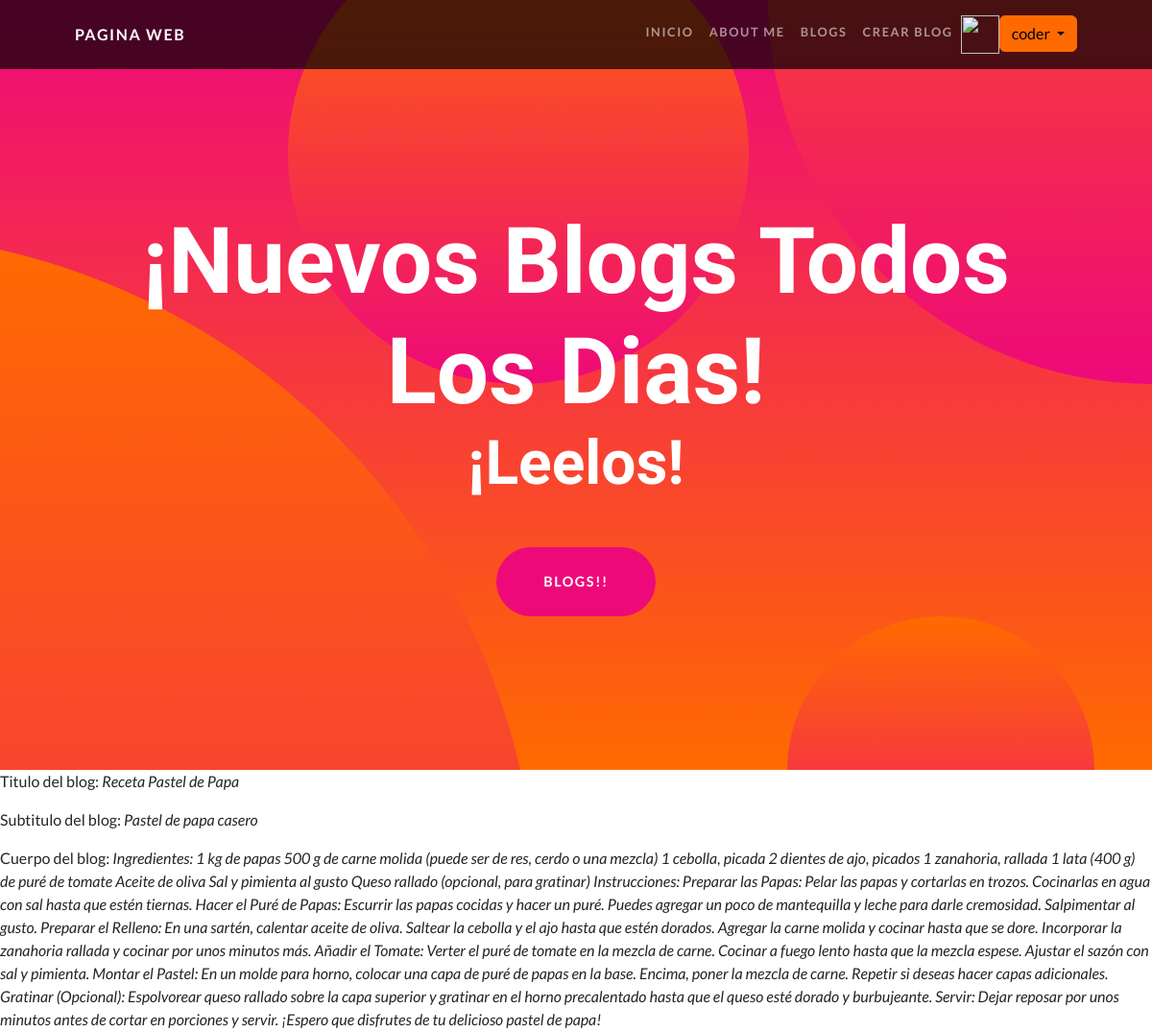
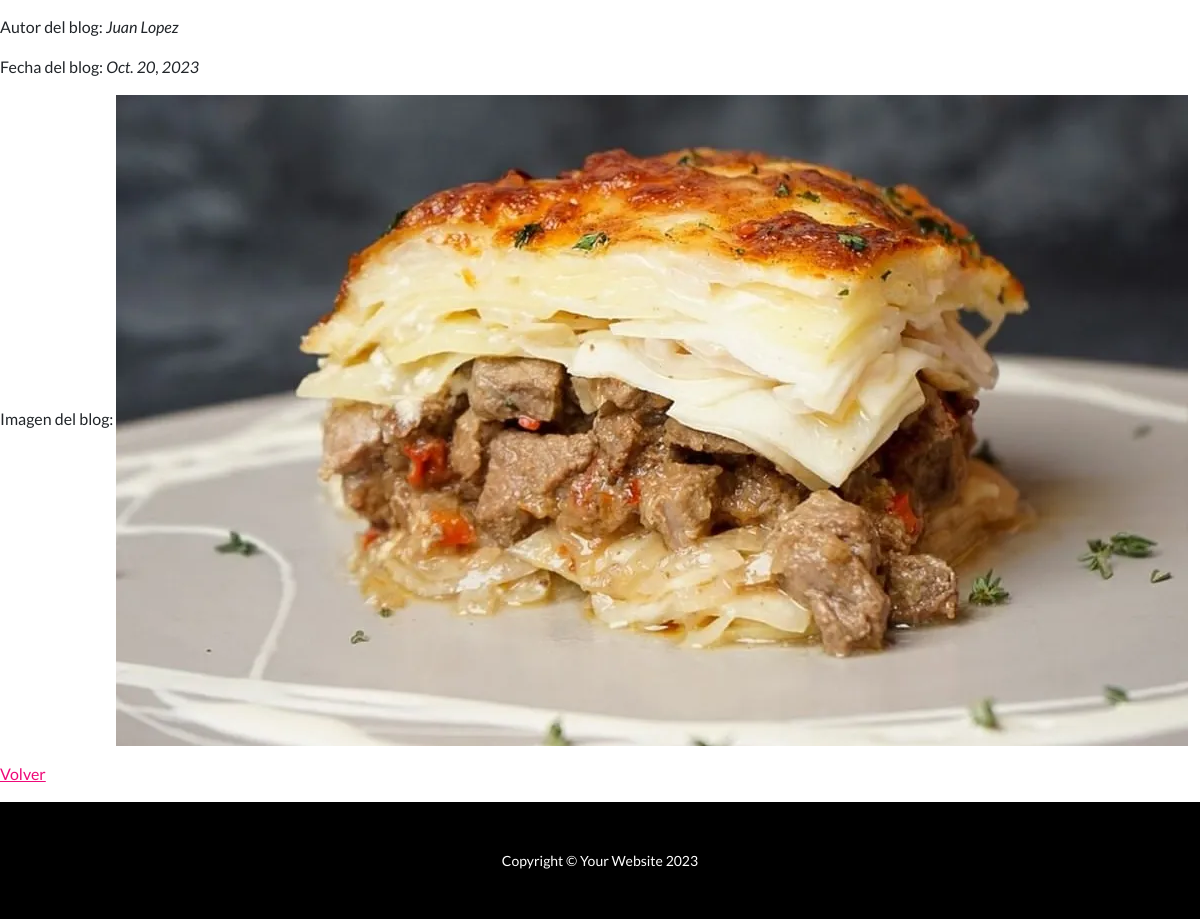
The app's page /blogs/detalle/2/ (signed in) with its own data (2 pictures, top to bottom).
### App/models.py (models this page shows)
class Blog(models.Model):
    titulo = models.CharField(max_length=30)
    subtitulo = models.CharField(max_length=200)
    cuerpo = models.CharField(max_length=1000000)
    autor = models.CharField(max_length=200)
    fecha = models.DateField(blank=True, null=True)
    imagen = models.ImageField(upload_to='blog_imagen', null=True)

### App/views.py (the view)
# urls.py: path("blogs/detalle/<int:pk>/", BlogDetalle.as_view(), name="Detail"),
class BlogDetalle(DetailView):
      model = Blog
      template_name = "App/blogs_detalle.html"

### App/context_processors.py (called while the page is built)
def custom_user(request):
    context = auth(request)
    user = context["user"]
    if user.is_authenticated:
        imagen = Avatar.objects.filter(user=request.user.id)
        cant = len(imagen)
        if cant > 0:
            context["user_avatar"] = imagen[cant - 1]
        else:
            context["user_avatar"] = ""
    return context

### App/templates/App/blogs_detalle.html (shortened to what this page needs)
{% extends "App/padre.html" %}
{% load static %}
{% block section1 %}
    <p>Titulo del blog: <i>{{ blog.titulo }}</i></p>
    <p>Subtitulo del blog: <i>{{ blog.subtitulo }}</i></p>
    <p>Cuerpo del blog: <i>{{ blog.cuerpo }}</i></p>
    <p>Autor del blog: <i>{{ blog.autor }}</i></p>
    <p>Fecha del blog: <i>{{ blog.fecha }}</i></p>
    <p>Imagen del blog: <img src="{{ blog.imagen.url }}" alt="Descripción de la imagen"></p>
    <p>
            <a href="{% url 'List' %}">Volver</a>
    </p>
{% endblock %}

### App/templates/App/padre.html (shortened to what this page needs)
<!DOCTYPE html>
<html lang="en">
    <head>
        {% load static %}
        <link href="{% static 'app/css/styles.css' %}" rel="stylesheet" />
    </head>
    <body id="page-top">
        <nav class="navbar navbar-expand-lg navbar-dark navbar-custom fixed-top">
            <div class="container px-5">
                <a class="navbar-brand" href="{% url 'Inicio' %}">Pagina web</a>
                <div class="collapse navbar-collapse" id="navbarResponsive">
                    <ul class="navbar-nav ms-auto">
                        <li class="nav-item"><a class="nav-link" href="{% url 'Inicio' %}">Inicio</a></li>
                        <li class="nav-item"><a class="nav-link" href="{% url 'About' %}">About me</a></li>
                        <li class="nav-item"><a class="nav-link" href="{% url 'List' %}">Blogs</a></li>
                        <li class="nav-item"><a class="nav-link" href="{% url 'New' %}">Crear Blog</a></li>
                        {% if request.user.is_authenticated %}
                           {% if user_avatar %}
                             <img src= "{{ url }}"  style="height: 40px; width: 40px" alt="">
                           {% endif %}
                           <div class="dropdown">
                               <button class="btn btn-secondary dropdown-toggle" type="button" id="dropdownMenuButton1" data-bs-toggle="dropdown">
                                  {{ request.user.username }}
                               </button>
                           </div>
                        {% endif %}
                    </ul>
                </div>
            </div>
        </nav>
        <header class="masthead text-center text-white">
            <div class="masthead-content">
                <div class="container px-5">
                    <h1 class="masthead-heading mb-0">¡Nuevos Blogs Todos Los Dias!</h1>
                    <h2 class="masthead-subheading mb-0">¡Leelos!</h2>
                    <a class="btn btn-primary btn-xl rounded-pill mt-5" href="{% url 'List' %}">Blogs!!</a>
                </div>
            </div>
            <div class="bg-circle-1 bg-circle"></div>
            <div class="bg-circle-2 bg-circle"></div>
            <div class="bg-circle-3 bg-circle"></div>
            <div class="bg-circle-4 bg-circle"></div>
        </header>
        {% block section1 %}
        {% endblock %}
        <footer class="py-5 bg-black">
            <div class="container px-5"><p class="m-0 text-center text-white small">Copyright &copy; Your Website 2023</p></div>
        </footer>
    </body>
</html>

### records on screen
Blog: titulo "Receta Pastel de Papa", subtitulo "Pastel de papa casero", cuerpo "Ingredientes: 1 kg de papas 500 g de carne molida (puede ser de res, cerdo o una mezcla) 1 cebolla, picada 2 dientes de ajo, picados 1 zanahoria, rallada 1 lata (400 g) de puré de tomate Aceite de oliva Sal y pimienta al gusto Queso rallado (opcional, para gratinar) Instrucciones: Preparar las Papas: Pelar las papas y cortarlas en trozos. Cocinarlas en agua con sal hasta que estén tiernas. Hacer el Puré de Papas: Escurrir las papas cocidas y hacer un puré. Puedes agregar un poco de mantequilla y leche para darle cremosidad. Salpimentar al gusto. Preparar el Relleno: En una sartén, calentar aceite de oliva. Saltear la cebolla y el ajo hasta que estén dorados. Agregar la carne molida y…", autor "Juan Lopez", fecha "Oct. 20, 2023", imagen (picture)

### other values on screen
{{ request.user.username }} "coder"
